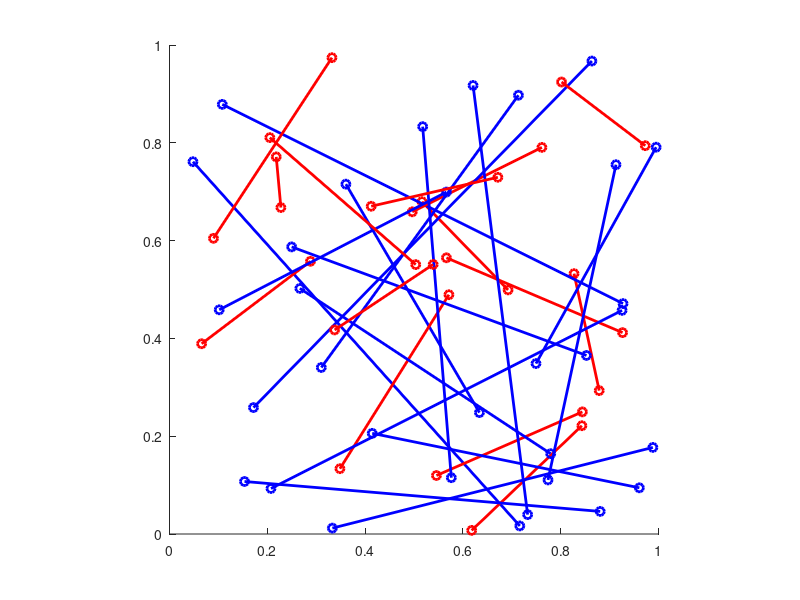

Write the MATLAB code that produced this figure.
clear;clf;hold on
n = 30

for i = 1:n
  x1 = rand(1);
  y1 = rand(1);
  x2 = rand(1);
  y2 = rand(1);
  if sqrt((x1-x2)^2+(y1-y2)^2) <= 0.5
    plot([x1,x2],[y1,y2], 'ro-', 'linewidth', 2)
  else
    plot([x1,x2],[y1,y2], 'bo-', 'linewidth', 2)
  endif
end

axis square

